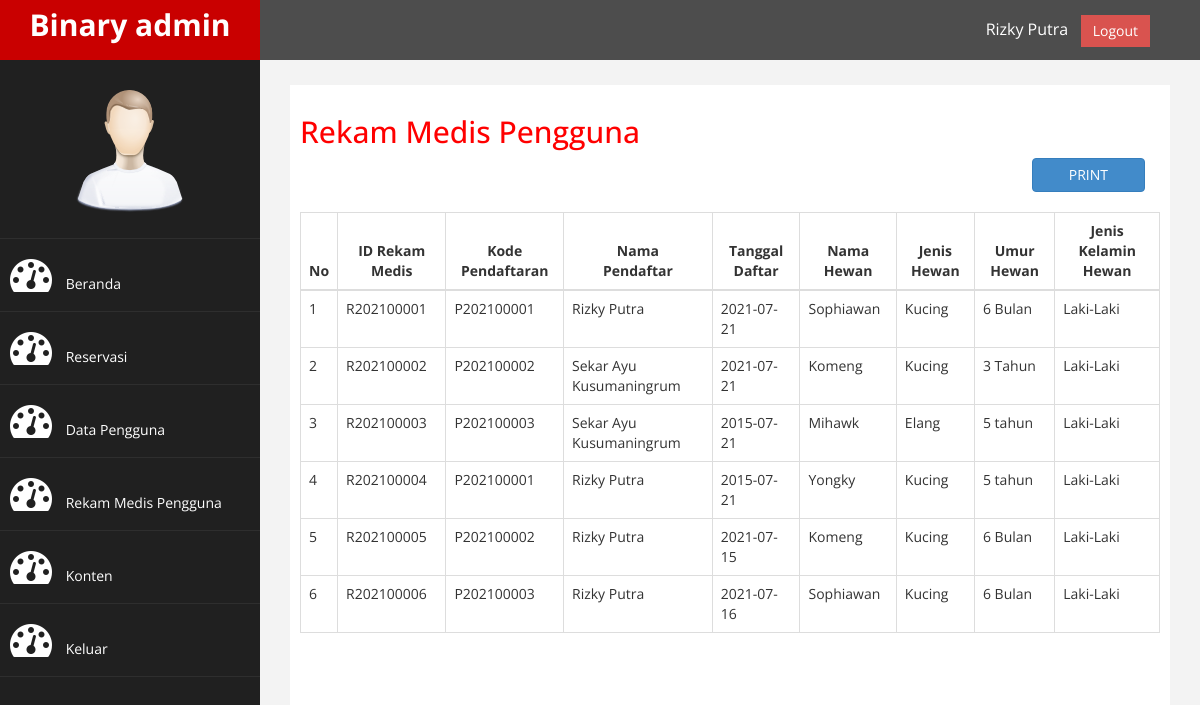
/admin/index.php?halaman=riwayat (signed in), run on the app's committed database.
### tables this page shows
CREATE TABLE `riwayat` (
  `id_riwayat` varchar(10) NOT NULL,
  `id_user2` varchar(10) NOT NULL,
  `nama_user2` varchar(50) NOT NULL,
  `alamat_user2` text NOT NULL,
  `telp` varchar(15) NOT NULL,
  `kode_pendaftaran2` varchar(12) NOT NULL,
  `nama_hewan2` varchar(25) NOT NULL,
  `jenis_hewan2` varchar(50) NOT NULL,
  `umur_hewan2` varchar(25) NOT NULL,
  `jenis_kelamin2` varchar(50) NOT NULL,
  `tanggal_pendaftaran2` date NOT NULL
);

### admin/riwayat.php (the view)
<h2>Rekam Medis Pengguna</h2>
<table class="table table-bordered">
    <thead>
        <tr>
            <th>
                <center>No</center>
            </th>
            <th>
                <center>ID Rekam Medis</center>
            </th>
            <th>
                <center>Kode Pendaftaran</center>
            </th>
            <th>
                <center>Nama <br>Pendaftar</center>
            </th>
            <th>
                <center>Tanggal Daftar</center>
            </th>
            <th>
                <center>Nama Hewan</center>
            </th>
            <th>
                <center>Jenis Hewan</center>
            </th>
            <th>
                <center>Umur Hewan</center>
            </th>
            <th>
                <center>Jenis Kelamin Hewan</center>
            </th>
        </tr>
    </thead>
    <tbody>
        <?php $nomor = 1; ?>
        <?php $ambil = $koneksi->query("SELECT * FROM riwayat"); ?>
        <?php while ($pecah = $ambil->fetch_assoc()) { ?>
            <tr>
                <td><?php echo $nomor; ?></td>
                <td><?php echo $pecah['id_riwayat']; ?></td>
                <td><?php echo $pecah['kode_pendaftaran2']; ?></td>
                <td><?php echo $pecah['nama_user2']; ?></td>
                <td><?php echo $pecah['tanggal_pendaftaran2']; ?></td>
                <td><?php echo $pecah['nama_hewan2']; ?></td>
                <td><?php echo $pecah['jenis_hewan2']; ?></td>
                <td><?php echo $pecah['umur_hewan2']; ?></td>
                <td><?php echo $pecah['jenis_kelamin2']; ?></td>
            </tr>
            <?php $nomor++; ?>
        <?php } ?>
    </tbody>
    <div class="form-group">
        <div class="col-md-2 col-md-offset-10">
            <button class="btn btn-primary btn-block" name="Print">PRINT</button>
            <br>
        </div>
    </div>

### admin/index.php (shortened to what this page needs)
<?php
$koneksi = new mysqli("localhost", "root", "", "puskeswan");
?>
<!DOCTYPE html>
<html xmlns="http://www.w3.org/1999/xhtml">
<head>
    <link href="assets/css/bootstrap.css" rel="stylesheet" />
    <link href="assets/css/font-awesome.css" rel="stylesheet" />
    <link href="assets/js/morris/morris-0.4.3.min.css" rel="stylesheet" />
    <link href="assets/css/custom.css" rel="stylesheet" />
</head>
<body>
    <div id="wrapper">
        <nav class="navbar navbar-default navbar-cls-top " role="navigation" style="margin-bottom: 0">
            <div class="navbar-header">
                <a class="navbar-brand" href="index.html">Binary admin</a>
            </div>
            <div style="color: white;
padding: 15px 50px 5px 50px;
float: right;
font-size: 16px;"> <?php echo $_SESSION['nama_admin']; ?> &nbsp; <a href="keluar.php" class="btn btn-danger square-btn-adjust">Logout</a> </div>
        </nav>
        <nav class="navbar-default navbar-side" role="navigation">
            <div class="sidebar-collapse">
                <ul class="nav" id="main-menu">
                    <li class="text-center">
                        <img src="assets/img/find_user.png" class="user-image img-responsive" />
                    </li>
                    <li><a href="index.php"><i class="fa fa-dashboard fa-3x"></i> Beranda</a></li>
                    <li><a href="index.php?halaman=reservasi"><i class="fa fa-dashboard fa-3x"></i> Reservasi</a></li>
                    <li><a href="index.php?halaman=datapengguna"><i class="fa fa-dashboard fa-3x"></i> Data Pengguna</a></li>
                    <li><a href="index.php?halaman=riwayat"><i class="fa fa-dashboard fa-3x"></i> Rekam Medis Pengguna</a></li>
                    <li><a href="index.php?halaman=konten"><i class="fa fa-dashboard fa-3x"></i> Konten</a></li>
                    <li><a href="index.php?halaman=keluar"><i class="fa fa-dashboard fa-3x"></i> Keluar</a></li>
                </ul>
            </div>
        </nav>
        <div id="page-wrapper">
            <div id="page-inner">
                <?php
                if (isset($_GET['halaman'])) {
                    if ($_GET['halaman'] == "reservasi") {
                        include 'reservasi.php';
                    } elseif ($_GET['halaman'] == "datapengguna") {
                        include 'datapengguna.php';
                    } elseif ($_GET['halaman'] == "konten") {
                        include 'konten.php';
                    } elseif ($_GET['halaman'] == "riwayat") {
                        include 'riwayat.php';
                    } elseif ($_GET['halaman'] == "keluar") {
                        include 'keluar.php';
                    }
                } else {
                    include 'beranda.php';
                }
                ?>
            </div>
        </div>
    </div>
</body>
</html>

### admin/assets/css/custom.css (style rules this page uses)
body { font-family: 'Open Sans', sans-serif; }
#wrapper { width: 100%; background:#202020; }
#page-wrapper { padding: 15px 15px; min-height: 600px; background:#F3F3F3; }
#page-inner { width:100%; margin:10px 20px 10px 0px; background-color:#fff!important; padding:10px; min-height:1200px; }
.text-center { text-align:center; }
h2 { color: #f00; }
.square-btn-adjust { border: 0px solid transparent; -webkit-border-radius: 0px; -moz-border-radius: 0px; border-radius: 0px; }
.user-image { margin: 25px auto; -webkit-border-radius: 10px; -moz-border-radius: 10px; border-radius: 10px; max-height:170px; max-width:170px; }
.navbar-cls-top .navbar-brand { color: #fff; background: #C90000; width: 260px; text-align: center; height: 60px; font-size: 30px; font-weight: 700; }
.sidebar-collapse , .sidebar-collapse .nav { background:none; }
.sidebar-collapse .nav { padding:0; }
.sidebar-collapse .nav > li > a { color:#fff; background:#202020; text-shadow:none; }
.sidebar-collapse > .nav > li > a { padding:15px 10px; }
.sidebar-collapse > .nav > li { border-bottom: 1px solid rgba(107, 108, 109, 0.19); }
.navbar-side { border:none; background-color: #202020; }
.navbar-cls-top { background:#4D4D4D; border-bottom:none; }
.navbar-default { border:0px solid black; }
.navbar-header { background: #A70303; }
.nav > li > a > i { margin-right:10px; }
@media (min-width:768px) { #page-wrapper { margin: 0 0 0 260px; padding: 15px 30px; min-height: 1200px; } }
@media (min-width:768px) { .navbar-side { z-index: 1; position: absolute; width: 260px; } }
@media (min-width:768px) { .navbar { border-radius: 0px; } }

### data on the page
riwayat: id_riwayat "R202100001", kode_pendaftaran2 "P202100001", nama_user2 "Rizky Putra", tanggal_pendaftaran2 "2021-07-21", nama_hewan2 "Sophiawan", jenis_hewan2 "Kucing", umur_hewan2 "6 Bulan", jenis_kelamin2 "Laki-Laki"
riwayat: id_riwayat "R202100002", kode_pendaftaran2 "P202100002", nama_user2 "Sekar Ayu Kusumaningrum", tanggal_pendaftaran2 "2021-07-21", nama_hewan2 "Komeng", jenis_hewan2 "Kucing", umur_hewan2 "3 Tahun", jenis_kelamin2 "Laki-Laki"
riwayat: id_riwayat "R202100003", kode_pendaftaran2 "P202100003", nama_user2 "Sekar Ayu Kusumaningrum", tanggal_pendaftaran2 "2015-07-21", nama_hewan2 "Mihawk", jenis_hewan2 "Elang", umur_hewan2 "5 tahun", jenis_kelamin2 "Laki-Laki"
riwayat: id_riwayat "R202100004", kode_pendaftaran2 "P202100001", nama_user2 "Rizky Putra", tanggal_pendaftaran2 "2015-07-21", nama_hewan2 "Yongky", jenis_hewan2 "Kucing", umur_hewan2 "5 tahun", jenis_kelamin2 "Laki-Laki"
riwayat: id_riwayat "R202100005", kode_pendaftaran2 "P202100002", nama_user2 "Rizky Putra", tanggal_pendaftaran2 "2021-07-15", nama_hewan2 "Komeng", jenis_hewan2 "Kucing", umur_hewan2 "6 Bulan", jenis_kelamin2 "Laki-Laki"
riwayat: id_riwayat "R202100006", kode_pendaftaran2 "P202100003", nama_user2 "Rizky Putra", tanggal_pendaftaran2 "2021-07-16", nama_hewan2 "Sophiawan", jenis_hewan2 "Kucing", umur_hewan2 "6 Bulan", jenis_kelamin2 "Laki-Laki"

### other printed values
$_SESSION['nama_admin'] "Rizky Putra"
